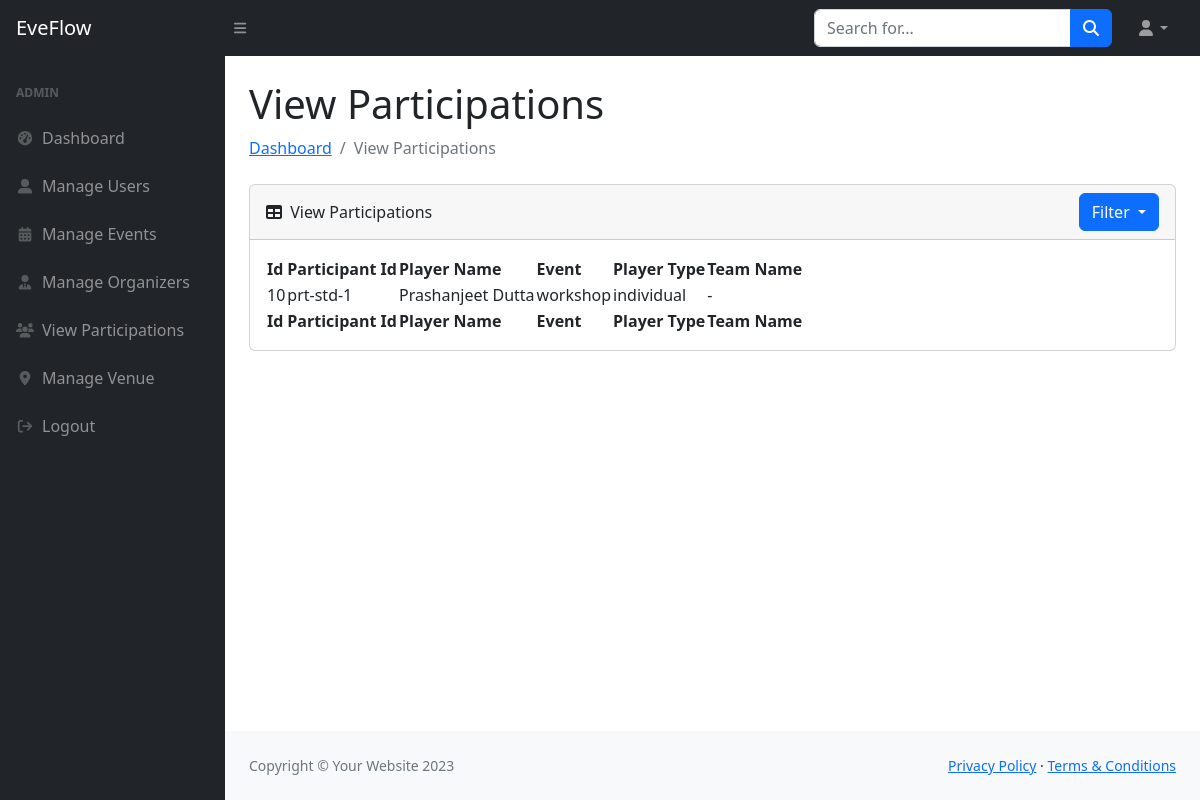
The page /adminpanel/manage_teams.php (signed in) on the database its author committed.
### tables this page shows
CREATE TABLE `participations` (
  `pt_id` int(11) NOT NULL,
  `p_id` varchar(20) NOT NULL,
  `st_id` varchar(20) NOT NULL,
  `event_id` int(11) NOT NULL,
  `student_name` varchar(255) NOT NULL,
  `event_name` varchar(255) NOT NULL,
  `participation_type` varchar(50) NOT NULL,
  `team_name` varchar(255) DEFAULT NULL,
  `team_members` text DEFAULT NULL,
  `result` varchar(20) NOT NULL DEFAULT 'pending',
  `certificate_path` varchar(255) DEFAULT NULL,
  `created_at` timestamp NOT NULL DEFAULT current_timestamp()
);

CREATE TABLE `events` (
  `event_id` int(11) NOT NULL,
  `event_name` varchar(255) NOT NULL,
  `event_date` date NOT NULL,
  `venue_id` int(11) DEFAULT NULL,
  `event_type` enum('Individual','Team') NOT NULL,
  `status` enum('Pending','Ongoing','Completed') NOT NULL DEFAULT 'Pending',
  `organizer_id` varchar(20) NOT NULL,
  `created_at` timestamp NOT NULL DEFAULT current_timestamp()
);

### adminpanel/manage_teams.php (the view, shortened to what this page needs)
<?php
$host = "localhost";
$user = "root";
$password = "";
$database = "eveflow_db";
$conn = new mysqli($host, $user, $password, $database);
$filter_sql = "";
$participations_query = "SELECT p.*, e.event_name
                      FROM participations p
                      LEFT JOIN events e ON p.event_id = e.event_id
                      $filter_sql
                      ORDER BY p.created_at DESC";
$participations = $conn->query($participations_query);
?>
<!DOCTYPE html>
<html lang="en">
    <head>
        <link href="https://cdn.jsdelivr.net/npm/simple-datatables@7.1.2/dist/style.min.css" rel="stylesheet" />
        <link href="css/styles.css" rel="stylesheet" />
    </head>
    <body class="sb-nav-fixed">
        <nav class="sb-topnav navbar navbar-expand navbar-dark bg-dark">
            <a class="navbar-brand ps-3" href="admin.php">EveFlow</a>
            <button class="btn btn-link btn-sm order-1 order-lg-0 me-4 me-lg-0" id="sidebarToggle" href="#!"><i class="fas fa-bars"></i></button>
            <form class="d-none d-md-inline-block form-inline ms-auto me-0 me-md-3 my-2 my-md-0">
                <div class="input-group">
                    <input class="form-control" type="text" placeholder="Search for..." aria-label="Search for..." aria-describedby="btnNavbarSearch" />
                    <button class="btn btn-primary" id="btnNavbarSearch" type="button"><i class="fas fa-search"></i></button>
                </div>
            </form>
            <ul class="navbar-nav ms-auto ms-md-0 me-3 me-lg-4">
                <li class="nav-item dropdown">
                    <a class="nav-link dropdown-toggle" id="navbarDropdown" href="#" role="button" data-bs-toggle="dropdown" aria-expanded="false"><i class="fas fa-user fa-fw"></i></a>
                </li>
            </ul>
        </nav>
        <div id="layoutSidenav">
            <div id="layoutSidenav_nav">
                <nav class="sb-sidenav accordion sb-sidenav-dark" id="sidenavAccordion">
                    <div class="sb-sidenav-menu">
                        <div class="nav">
                            <div class="sb-sidenav-menu-heading">Admin</div>
                            <a class="nav-link" href="admin.php">
                                <div class="sb-nav-link-icon"><i class="fas fa-tachometer-alt fa-fw"></i></div>
                                Dashboard
                            </a>
                            <a class="nav-link" href="manage_users.php">
                                <div class="sb-nav-link-icon"><i class="fas fa-user-alt fa-fw"></i></div>
                                Manage Users
                            </a>
                            <a class="nav-link" href="manage_events.php">
                                <div class="sb-nav-link-icon"><i class="fas fa-calendar-alt fa-fw"></i></div>
                                Manage Events
                            </a>
                            <a class="nav-link" href="manage_organizers.php">
                                <div class="sb-nav-link-icon"><i class="fas fa-user-tie fa-fw"></i></div>
                                Manage Organizers
                            </a>
                            <a class="nav-link" href="manage_teams.php">
                                <div class="sb-nav-link-icon"><i class="fas fa-users fa-fw"></i></div>
                                View Participations
                            </a>
                            <a class="nav-link" href="manage_venue.php">
                                <div class="sb-nav-link-icon"><i class="fas fa-location-dot fa-fw"></i></div>
                                Manage Venue
                            </a>
                            <a class="nav-link" href="../adminlogout.php">
                                <div class="sb-nav-link-icon"><i class="fas fa-sign-out fa-fw"></i></div>
                                Logout
                            </a>
                        </div>
                    </div>
                </nav>
            </div>
            <div id="layoutSidenav_content">
                <main>
                <div class="container-fluid px-4">
                        <div class="d-flex justify-content-between align-items-center mt-4">
                            <h1>View Participations</h1>
                        </div>
                        <ol class="breadcrumb mb-4">
                            <li class="breadcrumb-item"><a href="admin.php">Dashboard</a></li>
                            <li class="breadcrumb-item active">View Participations</li>
                        </ol>
                        <div class="card mb-4">
                            <div class="card-header">
                                <div class="d-flex justify-content-between align-items-center">
                                    <div>
                                        <i class="fas fa-table me-1"></i>
                                        View Participations
                                    </div>
                                    <div class="ms-auto">
                                        <div class="dropdown">
                                            <button class="btn btn-primary dropdown-toggle" type="button" id="playerFilterDropdown" data-bs-toggle="dropdown" aria-expanded="false">
                                                Filter
                                            </button>
                                        </div>
                                    </div>
                                </div>
                            </div>
                            <div class="card-body">
                                <table id="datatablesSimple">
                                    <thead>
                                        <tr>
                                            <th>Id</th>
                                            <th>Participant Id</th>
                                            <th>Player Name</th>
                                            <th>Event</th>
                                            <th>Player Type</th>
                                            <th>Team Name</th>
                                        </tr>
                                    </thead>
                                    <tfoot>
                                        <tr>
                                            <th>Id</th>
                                            <th>Participant Id</th>
                                            <th>Player Name</th>
                                            <th>Event</th>
                                            <th>Player Type</th>
                                            <th>Team Name</th>
                                        </tr>
                                    <tbody>
                                        <?php while($row = $participations->fetch_assoc()): ?>
                                            <tr>
                                                <td><?= htmlspecialchars($row['pt_id']) ?></td>
                                                <td><?= $row['p_id'] ?></td>
                                                <td><?= htmlspecialchars($row['student_name']) ?></td>
                                                <td><?= htmlspecialchars($row['event_name']) ?: 'N/A' ?></td>
                                                <td><?= htmlspecialchars($row['participation_type']) ?></td>
                                                <td><?= htmlspecialchars($row['team_name']) ?: '-' ?></td>
                                            </tr>
                                        <?php endwhile; ?>
                                    </tbody>
                                </table>
                            </div>
                        </div>
                    </div>
                </main>
                <footer class="py-4 bg-light mt-auto">
                    <div class="container-fluid px-4">
                        <div class="d-flex align-items-center justify-content-between small">
                            <div class="text-muted">Copyright © Your Website 2023</div>
                            <div>
                                <a href="#">Privacy Policy</a>
                                ·
                                <a href="#">Terms & Conditions</a>
                            </div>
                        </div>
                    </div>
                </footer>
            </div>
        </div>
    </body>
</html>

### rows shown on the page
participations: pt_id "10", p "prt-std-1", student_name "Prashanjeet Dutta", event.event_name "workshop", participation_type "individual", team_name "-"
